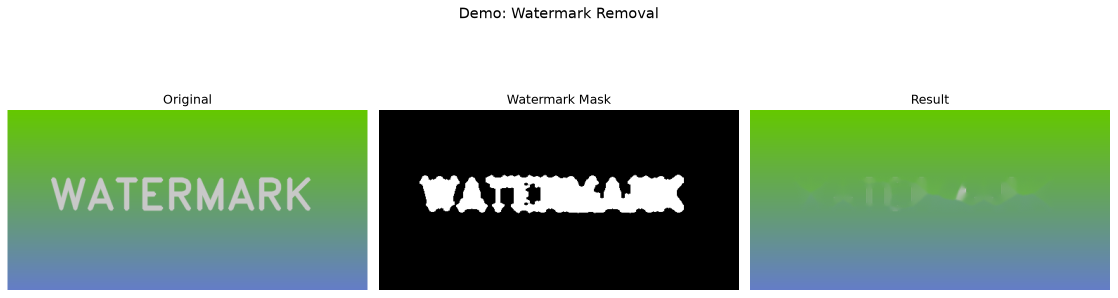
#> input picture img.png, 2235 x 595 px (shown at 1/2 size)
$ python -i detector.py   (imports and definitions only)
#> lines starting #> are read from the running program, lines starting #| are printed output that depends on the picture; after the words box and inside, x2 and y2 are one past the last pixel; in counts of white or black regions, pixels touching at a corner belong together
#> further down, picture is the input picture: shape (595, 2235, 3); mean B, G, R 150.3, 174.1, 150.7
"""Watermark detection using FFT, edge density, alpha transparency, and manual region."""

import numpy as np
import cv2
from typing import Optional, Tuple


class WatermarkDetector:
    """Detect watermark regions in an image using multiple strategies."""

    def __init__(self, fft_threshold: float = 0.15, edge_threshold: float = 0.3):
        self.fft_threshold = fft_threshold
        self.edge_threshold = edge_threshold

    # ------------------------------------------------------------------
    # Public API
    # ------------------------------------------------------------------

    def detect(
        self,
        image: np.ndarray,
        method: str = "auto",
        region: Optional[Tuple[int, int, int, int]] = None,
    ) -> np.ndarray:
        """Return a binary mask (255 = watermark, 0 = background).

        Parameters
        ----------
        image:  BGR or BGRA image as numpy array.
        method: 'auto' | 'fft' | 'edge' | 'alpha' | 'manual'
        region: (x, y, w, h) used when method='manual'
        """
        if method == "manual":
            if region is None:
                raise ValueError("region required for method='manual'")
            return self._manual_mask(image, region)
        if method == "fft":
            return self._fft_mask(image)
        if method == "edge":
            return self._edge_mask(image)
        if method == "alpha":
            return self._alpha_mask(image)
        # auto: try alpha first, then combine fft + edge
        if image.shape[2] == 4:
            mask = self._alpha_mask(image)
            if mask.any():
                return mask
        fft_mask = self._fft_mask(image)
        edge_mask = self._edge_mask(image)
        combined = cv2.bitwise_or(fft_mask, edge_mask)
        return self._clean_mask(combined)

    # ------------------------------------------------------------------
    # Detection strategies
    # ------------------------------------------------------------------

    def _fft_mask(self, image: np.ndarray) -> np.ndarray:
        """Detect periodic patterns (tiled watermarks) via FFT."""
        gray = self._to_gray(image)
#> in _to_gray, `return cv2.cvtColor(bgr, cv2.COLOR_BGR2GRAY)`:
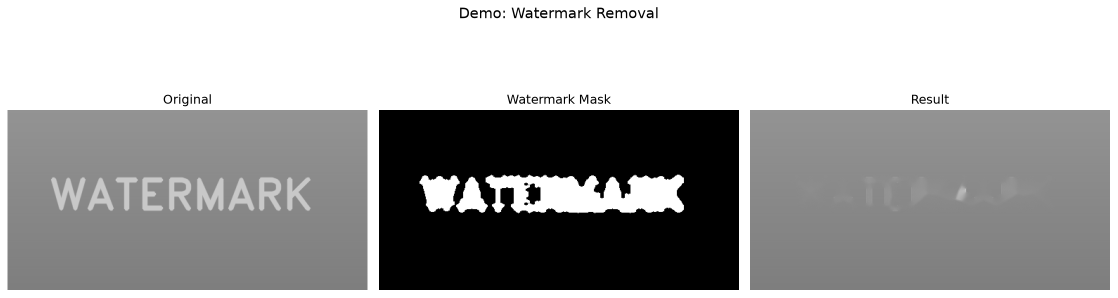
#> returned value: shape (595, 2235) (shown at 1/2 size); min 0, max 255, mean 164.4
        f = np.fft.fft2(gray.astype(np.float32))
        fshift = np.fft.fftshift(f)
        magnitude = np.log1p(np.abs(fshift))
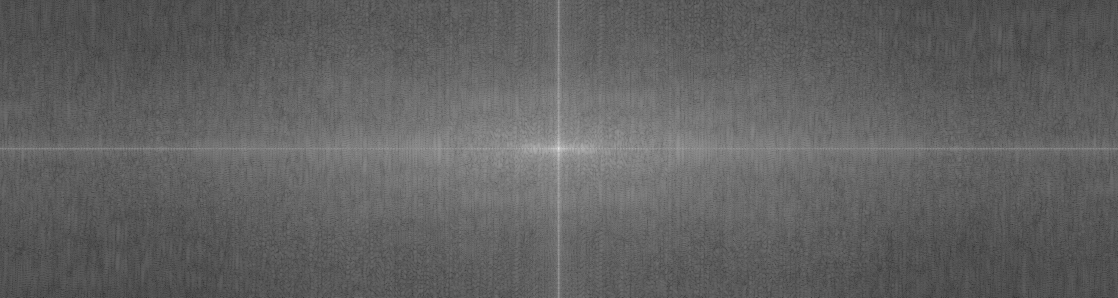
#> magnitude: shape (595, 2235) float64 (shown at 1/2 size); min 1.81, max 19.2, mean 8.47; drawn with min black and max white
        magnitude_norm = (magnitude - magnitude.min()) / (magnitude.max() - magnitude.min() + 1e-9)

        # Suppress DC component at center
        h, w = magnitude_norm.shape
#> h = 595; w = 2235
        cx, cy = w // 2, h // 2
#> cx = 1117; cy = 297
        cv2.circle(magnitude_norm, (cx, cy), max(w, h) // 10, 0, -1)
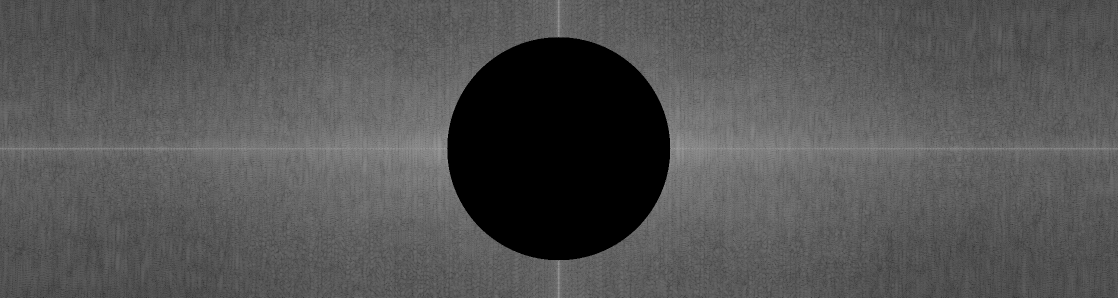
#> magnitude_norm: shape (595, 2235) float64 (shown at 1/2 size); min 0, max 0.656, mean 0.328

        binary = (magnitude_norm > self.fft_threshold).astype(np.uint8) * 255
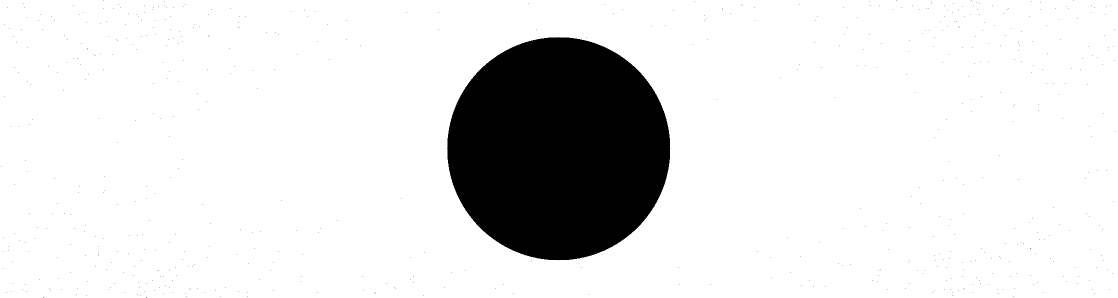
#> binary: shape (595, 2235) (shown at 1/2 size); 88.2% white; 631 black regions (630 under 20 px), largest, box (x1, y1, x2, y2) and area: (894, 74, 1341, 521) 156209
#> in detect, `fft_mask = self._fft_mask(image)`: fft_mask: shape (595, 2235); 1.1% white; 47 white regions (16 under 20 px), largest, box (x1, y1, x2, y2) and area: (913, 14, 1324, 37) 6351, (1009, 188, 1153, 208) 2118, (324, 188, 425, 213) 1595
        # Back-project to spatial domain via inverse FFT of the peaks
        mask_freq = np.zeros_like(fshift, dtype=complex)
        mask_freq[binary == 255] = fshift[binary == 255]
        spatial = np.abs(np.fft.ifft2(np.fft.ifftshift(mask_freq)))
        spatial_norm = (spatial - spatial.min()) / (spatial.max() - spatial.min() + 1e-9)
        spatial_bin = (spatial_norm > self.fft_threshold).astype(np.uint8) * 255
        return self._clean_mask(spatial_bin)

    def _edge_mask(self, image: np.ndarray) -> np.ndarray:
        """Detect dense edge regions typical of text/logo watermarks."""
        gray = self._to_gray(image)
        blurred = cv2.GaussianBlur(gray, (5, 5), 0)
        edges = cv2.Canny(blurred, 50, 150)
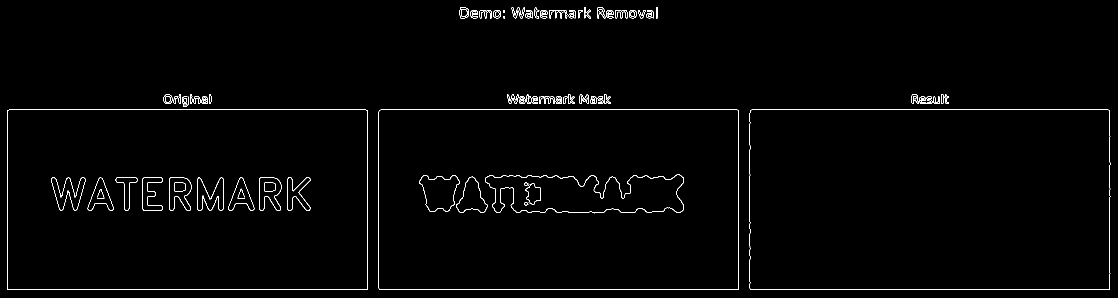
#> edges: shape (595, 2235) (shown at 1/2 size); 1.2% white in thin lines or dots
        # Compute local edge density with a sliding window
        kernel = np.ones((15, 15), np.float32) / (15 * 15)
        density = cv2.filter2D(edges.astype(np.float32) / 255.0, -1, kernel)
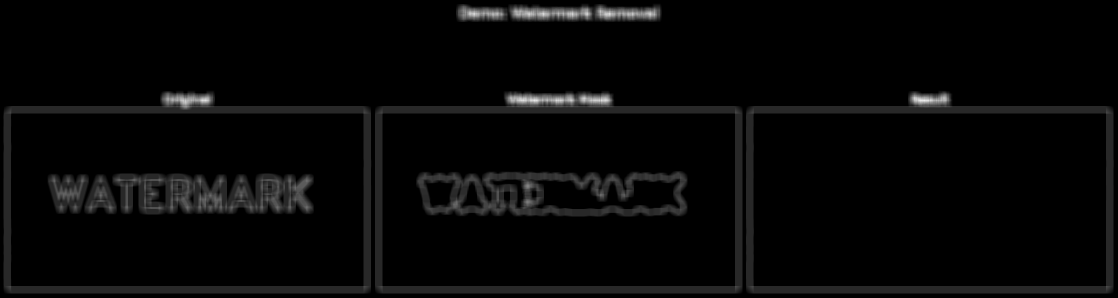
#> density: shape (595, 2235) float32 (shown at 1/2 size); min -1.25e-16, max 0.422, mean 0.0118; drawn with min black and max white
        threshold = self.edge_threshold * density.max()
#> threshold = 0.127
        binary = (density > threshold).astype(np.uint8) * 255
#> binary: shape (595, 2235); 1.6% white; 109 white regions (55 under 20 px), largest, box (x1, y1, x2, y2) and area: (1012, 188, 1224, 214) 4062, (1022, 14, 1184, 40) 3112, (1191, 12, 1320, 40) 2428
        return self._clean_mask(binary)
#> in _clean_mask (call 2), `mask = cv2.morphologyEx(mask, cv2.MORPH_CLOSE, kernel)`: mask: shape (595, 2235); 1.6% white; 87 white regions (38 under 20 px), largest, box (x1, y1, x2, y2) and area: (1012, 188, 1224, 214) 4355, (1022, 14, 1184, 40) 3172, (1191, 12, 1320, 40) 2454
#> in _clean_mask (call 2), `mask = cv2.morphologyEx(mask, cv2.MORPH_OPEN, kernel)`: mask: shape (595, 2235); 1.5% white; 42 white regions (10 under 20 px), largest, box (x1, y1, x2, y2) and area: (1013, 188, 1224, 214) 4315, (1022, 14, 1184, 40) 3159, (1192, 13, 1320, 40) 2436

    def _alpha_mask(self, image: np.ndarray) -> np.ndarray:
        """Use the alpha channel to find semi-transparent overlays."""
        if image.shape[2] < 4:
            return np.zeros(image.shape[:2], dtype=np.uint8)
        alpha = image[:, :, 3]
        # Semi-transparent pixels (not fully opaque, not fully transparent)
        mask = np.zeros_like(alpha)
        mask[(alpha > 10) & (alpha < 245)] = 255
        return self._clean_mask(mask)

    def _manual_mask(
        self, image: np.ndarray, region: Tuple[int, int, int, int]
    ) -> np.ndarray:
        """Build mask from a user-supplied bounding box (x, y, w, h)."""
        x, y, w, h = region
        mask = np.zeros(image.shape[:2], dtype=np.uint8)
        mask[y : y + h, x : x + w] = 255
        return mask

    # ------------------------------------------------------------------
    # Helpers
    # ------------------------------------------------------------------

    @staticmethod
    def _to_gray(image: np.ndarray) -> np.ndarray:
        if image.shape[2] == 4:
            bgr = image[:, :, :3]
        else:
            bgr = image
        return cv2.cvtColor(bgr, cv2.COLOR_BGR2GRAY)

    @staticmethod
    def _clean_mask(mask: np.ndarray) -> np.ndarray:
        """Morphological cleanup to remove noise."""
        kernel = cv2.getStructuringElement(cv2.MORPH_ELLIPSE, (5, 5))
        mask = cv2.morphologyEx(mask, cv2.MORPH_CLOSE, kernel)
        mask = cv2.morphologyEx(mask, cv2.MORPH_OPEN, kernel)
        return mask

>>> import cv2
>>> picture = cv2.imread('../img.png')
>>> result = WatermarkDetector().detect(picture)
#> in detect, `combined = cv2.bitwise_or(fft_mask, edge_mask)`:
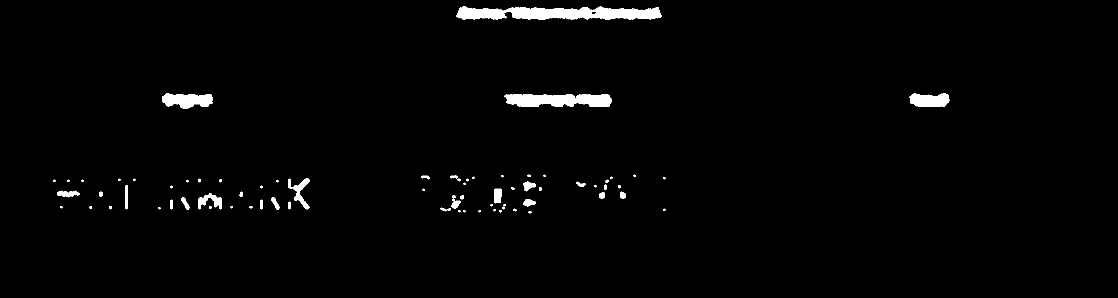
#> combined: shape (595, 2235) (shown at 1/2 size); 1.7% white; 75 white regions (26 under 20 px), largest, box (x1, y1, x2, y2) and area: (913, 12, 1324, 40) 7877, (1009, 188, 1224, 214) 4435, (324, 186, 426, 218) 2214
#> in _clean_mask (call 3), `mask = cv2.morphologyEx(mask, cv2.MORPH_CLOSE, kernel)`: mask: shape (595, 2235); 1.7% white; 68 white regions (25 under 20 px), largest, box (x1, y1, x2, y2) and area: (913, 12, 1324, 40) 7895, (1009, 188, 1224, 214) 4454, (324, 186, 426, 218) 2216
